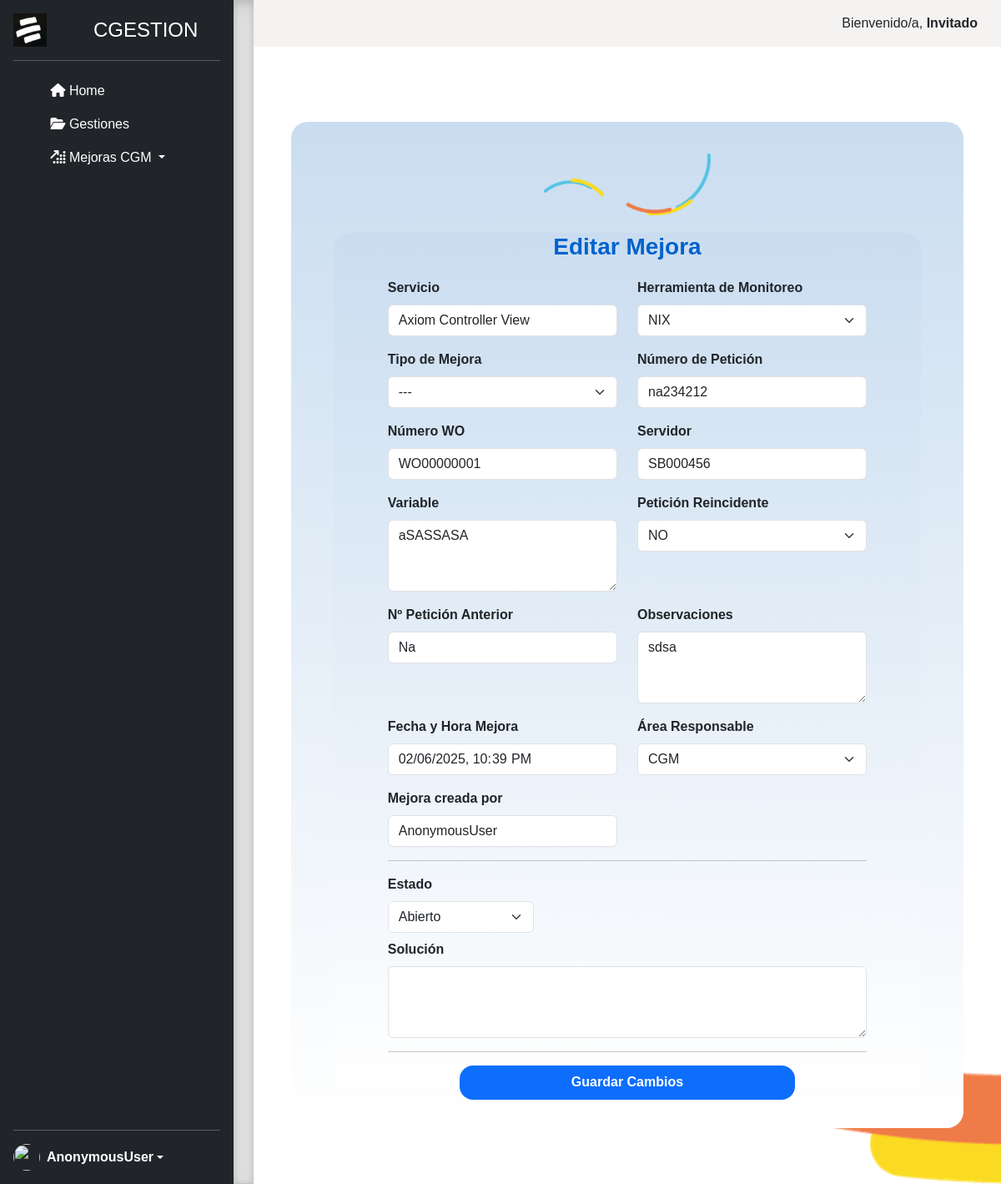
The page /mejorascgm/editar_mejora/9/ on the database as committed earlier.
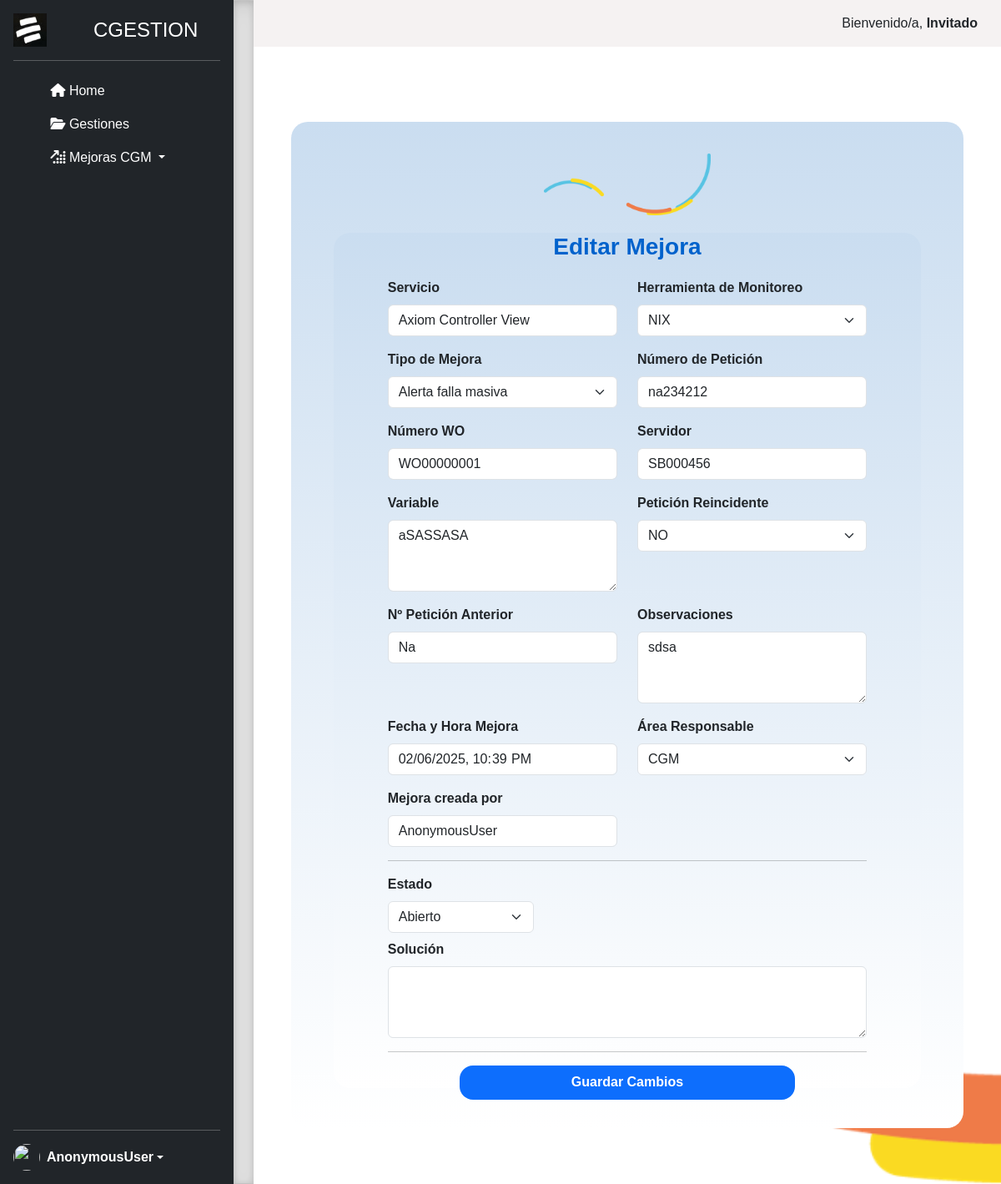
The same page on the database as committed later.
### mejorascgm/models.py (models this page shows, shortened)
class Mejoracgm(models.Model):
    servicio = models.CharField(max_length=250, verbose_name='Servicio')
    herramienta_de_monitoreo = models.CharField(
        max_length=250,
        verbose_name='Herramienta de monitoreo',
        blank=True,  # Permite que esté vacío en el formulario
        null=True     # Permite que sea nulo en la base de datos
    )
    tipo_de_mejora = models.CharField(max_length=250, verbose_name='Tipo de Mejora')
    numero_peticion = models.CharField(max_length=250, verbose_name='Número Petición')
    numero_wo = models.CharField(max_length=250, verbose_name='Número WO')
    servidor = models.CharField(max_length=500, verbose_name='Servidor')
    variable = models.TextField(verbose_name='Variable de la alerta')
    peticion_reincidente = models.CharField(max_length=250, verbose_name='Petición Reincidente')
    peticion_anterior = models.CharField(max_length=250, verbose_name='N° Petición Anterior')
    observaciones = models.TextField(verbose_name='Observaciones')
    fecha_hora_mejora = models.DateTimeField("Fecha y Hora Mejora", auto_now_add=False)
    area_responsable = models.CharField(max_length=250, verbose_name='Área Responsable')
    mejora_creada_por = models.CharField(max_length=250, verbose_name='Mejora Creada Por')
    estado = models.CharField(max_length=250, verbose_name='Estado')
    solucion = models.TextField(verbose_name='Descripción')
    fecha_hora = models.DateTimeField(null=True, blank=True, verbose_name='fecha y hora de cierre de la mejora')
    class Meta:
        verbose_name_plural = 'Mejoras CGM'
        verbose_name = 'Mejora CGM'

### mejorascgm/views.py (the view, shortened to what this page needs)
# urls.py: path('editar_mejora/<int:id>/', views.editar_mejora, name='editar_mejora'),
def editar_mejora(request, id):
    first_name = request.user.first_name if request.user.is_authenticated else "Invitado"
    mejora = get_object_or_404(Mejoracgm, id=id)
    fecha_hora_actual = timezone.localtime().strftime('%Y-%m-%dT%H:%M')
    fecha_hora_actual_aware = timezone.localtime()
    return render(request, 'editar_mejora.html', {
        'mejora': mejora,
        'first_name': first_name,
        'fecha_hora_actual': fecha_hora_actual
    })

### mejorascgm/templates/editar_mejora.html (shortened to what the changed rows need)
{% extends "layout.html" %}
{% load static %}
    {% block content %}
    <div class="container contact-form">
        <div class="container contact-form">
            <form method="POST">
                <div class="container">
<div class="row mb-3">
    <div class="col">
        <label class="form-label"><strong>Servicio</strong></label>
        <input type="text" class="form-control" id="servicio" name="servicio" value="{{ mejora.servicio }}" required>
    </div>
    <div class="col">
        <label class="form-label"><strong>Herramienta de Monitoreo</strong></label>
        <select name="herramienta_de_monitoreo" id="herramienta_de_monitoreo" class="form-select" required>
            <option value="NIX" {% if mejora.herramienta_de_monitoreo == "NIX" %}selected{% endif %}>NIX</option>
        </select>
    </div>
</div>
<div class="row mb-3">
  <div class="col">
      <label class="form-label"><strong>Tipo de Mejora</strong></label>
      <select name="tipo_de_mejora" id="tipo_de_mejora" class="form-select" required>
          <option value="---" {% if mejora.tipo_de_mejora == "---" %}selected{% endif %}>---</option>
          <option value="Alerta_falla_masiva" {% if mejora.tipo_de_mejora == "Alerta_falla_masiva" %}selected{% endif %}>Alerta falla masiva</option>
      </select>
  </div>
  <div class="col">
      <label for="numero_peticion" class="form-label"><strong>Número de Petición</strong></label>
      <input type="text" class="form-control" id="numero_peticion" name="numero_peticion" value="{{ mejora.numero_peticion }}" required>
  </div>
</div>
<div class="row mb-3">
  <div class="col">
      <label for="numero_wo" class="form-label"><strong>Número WO</strong></label>
      <input type="text" class="form-control" id="numero_wo" name="numero_wo" value="{{ mejora.numero_wo }}">
  </div>
  <div class="col">
      <label for="servidor" class="form-label"><strong>Servidor</strong></label>
      <input type="text" class="form-control" id="servidor" name="servidor" value="{{ mejora.servidor }}">
  </div>
</div>
<div class="row mb-3">
    <div class="col">
        <label for="variable" class="form-label"><strong>Variable</strong></label>
        <textarea class="form-control" id="variable" name="variable" rows="3" required>{{ mejora.variable }}</textarea>
    </div>
    <div class="col">
        <label for="peticion_reincidente" class="form-label"><strong>Petición Reincidente</strong></label>
        <select name="peticion_reincidente" id="peticion_reincidente" class="form-select" required>
            <option value="no" {% if mejora.peticion_reincidente == 'no' %}selected{% endif %}>NO</option>
        </select>
    </div>
</div>
<div class="row mb-3">
    <div class="col">
        <label for="peticion_anterior" class="form-label"><strong>Nº Petición Anterior</strong></label>
        <input type="text" class="form-control" id="peticion_anterior" name="peticion_anterior" value="{{ mejora.peticion_anterior }}" required>
    </div>
    <div class="col">
        <label for="observaciones" class="form-label"><strong>Observaciones</strong></label>
        <textarea class="form-control" id="observaciones" name="observaciones" rows="3" required>{{ mejora.observaciones }}</textarea>
    </div>
</div>
<div class="row mb-3">
    <div class="col-md-6">
        <label for="fecha_hora_mejora" class="form-label"><strong>Fecha y Hora Mejora</strong></label>
        <input type="datetime-local" class="form-control" id="fecha_hora_mejora" value="{{ mejora.fecha_hora_mejora|date:'Y-m-d\TH:i' }}" name="fecha_hora_mejora" readonly>
    </div>
    <div class="col-md-6">
        <label for="area_responsable" class="form-label"><strong>Área Responsable</strong></label>
        <select name="area_responsable" id="area_responsable" class="form-select" required>
            <option value="CGM" {% if mejora.area_responsable == 'CGM' %}selected{% endif %}>CGM</option>
        </select>
    </div>
</div>
                </div>
            </form>
        </div>
        {% endblock %}

Rows that differ between the two databases and show on the page:
changed Mejoracgm "Axiom Controller View": tipo_de_mejora "---" → "Alerta falla masiva"
